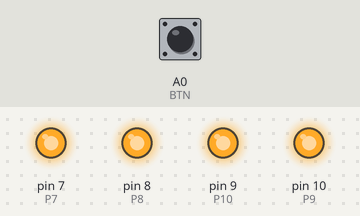
Bench run of a sketch on a simulated Arduino Uno, built with avr-gcc and run on an emulated ATmega328P. Shown: output pins drawn as LEDs (lit = HIGH). The inputs (shaded band) are chosen by the test bench; at power-on: A0 (BTN) HIGH. The board resets itself during the run and starts again; EEPROM starts erased.

Above: at 1.2 s.
1.3 s: A0 (BTN) pulled LOW for 0.15 s
At 1.4 s:
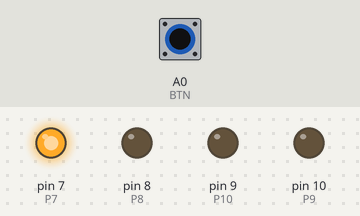
At 2.4 s:
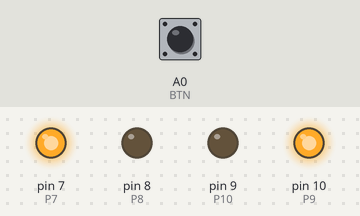
Timing chart, 0 to 8.3 s (numbered marks = the images above; inputs shaded):
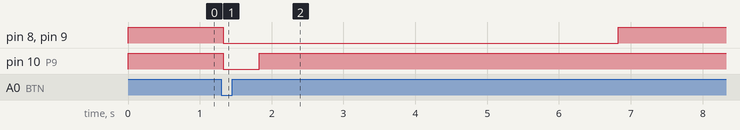

The sketch:

sketch_aug26a.ino
```cpp
#include <SoftwareSerial.h>
#include <EEPROM.h>
#include <avr/wdt.h>

//
// Пины
//
const uint8_t BTN = A0;
const uint8_t P10 = 9;
const uint8_t P9  = 10;
const uint8_t P8  = 8;
const uint8_t P7  = 7;

//
// Тайминги
//
const unsigned long T_TOTAL = 5500;
const unsigned long T_P9    = 500;
const unsigned long DEBOUNCE_MS = 25;

//
//
//
SoftwareSerial Master(4, 11);

//
// Состояния
//
enum Phase { PH_IDLE, PH_ACTIVE };
Phase phase = PH_IDLE;

unsigned long tStart = 0;
bool p9Released = false;

bool btnStable = false, btnPrev = false;
unsigned long tEdge = 0;

// какой из (P8|P7) использовать в СЛЕДУЮЩЕМ запуске по кнопке.
// Храним в EEPROM по адресу 0: 1 = P8, 0 = P7
bool nextUseP8 = true;

// кто запустил: кнопка (чередуем) или команда (не чередуем)
bool lastStartedByButton = false;

void setAllHigh() {
  digitalWrite(P10, HIGH);
  digitalWrite(P9,  HIGH);
  digitalWrite(P8,  HIGH);
  digitalWrite(P7,  HIGH);
}

void drainSerial() { while (Master.available()) Master.read(); }

void updateButton() {
  bool raw = (digitalRead(BTN) == LOW); // LOW = нажата
  unsigned long now = millis();
  if (raw != btnStable) {
    if (now - tEdge >= DEBOUNCE_MS) {
      btnStable = raw;
      tEdge = now;
    }
  } else {
    tEdge = now;
  }
}

void resetNow() {
  // Перезапуск через watchdog (~15 мс)
  wdt_enable(WDTO_15MS);
  while (true) { } // ждём reset
}

void startCycle(uint8_t pinAlt, bool byButton) {
  lastStartedByButton = byButton;
  p9Released = false;
  tStart = millis();
  phase = PH_ACTIVE;

  // старт: сразу LOW на D10 и выбранный (P8|P7), и LOW на P9
  digitalWrite(P10, LOW);
  digitalWrite(pinAlt, LOW);
  digitalWrite(P9, LOW);

  // Сохраним, какой альтернативный пин активен сейчас, в статике,
  // чтобы знать, что поднять по завершении.
  static uint8_t activePin = P8;
  activePin = pinAlt;

  // Привяжем его к локальной "форточке" через lambda:
  // (в конце цикла обратимся через getter)
  auto getActivePin = []() -> uint8_t {
    extern uint8_t __activePin_backdoor; return __activePin_backdoor;
  };

  if (getActivePin() == P8) {
    // Дверь открыта, отправляем A1 через пин 11
    Master.write('A'); Master.write('1');
  } else {
    // Дверь закрыта, отправляем A0 через пин 11
    Master.write('A'); Master.write('0');
  }
  delay(15);
}

// Хак-поле для getActivePin()
uint8_t __activePin_backdoor = P8; // инициализация не критична

// Обновим backdoor каждый старт
void __attribute__((always_inline)) setActivePin(uint8_t p) { __activePin_backdoor = p; }

void startCycle_wrap(uint8_t pinAlt, bool byButton) {
  setActivePin(pinAlt);
  startCycle(pinAlt, byButton);
}

uint8_t getActivePin() { return __activePin_backdoor; }

void finishCycleAndReset() {
  // Поднимаем всё в HIGH на момент перед reset
  digitalWrite(P10, HIGH);
  digitalWrite(getActivePin(), HIGH);
  digitalWrite(P9, HIGH);

  // Если старт был кнопкой — записываем в EEPROM, какой пин использовать в СЛЕДУЮЩИЙ раз
  if (lastStartedByButton) {
    bool newNext = (getActivePin() == P8) ? false : true; // если был P8, следующий P7; и наоборот
    EEPROM.update(0, newNext ? 1 : 0);
  }
  // Жёсткий перезапуск
  resetNow();
}

void setup() {
  wdt_disable();             // на всякий случай отключим WDT после загрузчика
  Master.begin(9600);
  Serial.begin(9600);

  pinMode(P10, OUTPUT);
  pinMode(P9,  OUTPUT);
  pinMode(P8,  OUTPUT);
  pinMode(P7,  OUTPUT);
  setAllHigh();

  pinMode(BTN, INPUT_PULLUP);
  btnStable = (digitalRead(BTN) == LOW);
  btnPrev   = btnStable;
  tEdge     = millis();

  // Загрузим направление чередования из EEPROM
  uint8_t v = EEPROM.read(0);
  nextUseP8 = (v == 0 || v == 1) ? (v == 1) : true; // по умолчанию P8
}

void loop() {
  unsigned long now = millis();
  updateButton();

  if (phase == PH_IDLE) {
    // --- запуск по кнопке (фронт) ---
    if (btnStable && !btnPrev) {
      startCycle_wrap(nextUseP8 ? P8 : P7, true);
    }
    btnPrev = btnStable;

    if (Master.available() >= 1) {
      char c = Master.read();
      if (c == 'A') {
        startCycle_wrap(nextUseP8 ? P8 : P7, true);
      }
      drainSerial();
    }
  } else {
    drainSerial();

    if (!p9Released && (now - tStart >= T_P9)) {
      digitalWrite(P9, HIGH);
      p9Released = true;
    }

    // через 5.5 c завершаем и перезапускаем МК
    if (now - tStart >= T_TOTAL) {
      finishCycleAndReset();
      // дальше управление не дойдёт — будет reset
    }
  }
}
```

Measured:
- after the input at 1.3 s, pin 8 (P8), pin 9 (P10): HIGH → LOW at once, → HIGH 5.5 s later; pin 10 (P9): HIGH → LOW at once, → HIGH 0.50 s later
